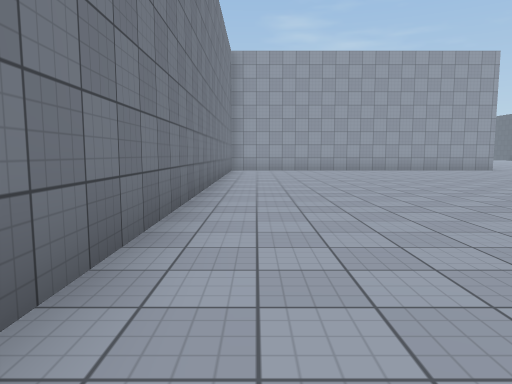
View 1 (above)

24 first-person views from a walk through a 3-D level made in the Unity game engine. The camera is 1.3 m above the floor, tilts 6° down and sees 70° across. The floor is counted in squares, 2 m on a side. Each view is taken from the middle of a square. On the plan, view 1 faces up. The plan holds only what a view shows up to about 11 squares ahead; the rest is blank. The place goes on beyond the plan. Surface patterns are stand-ins for the level's own textures.

View 2
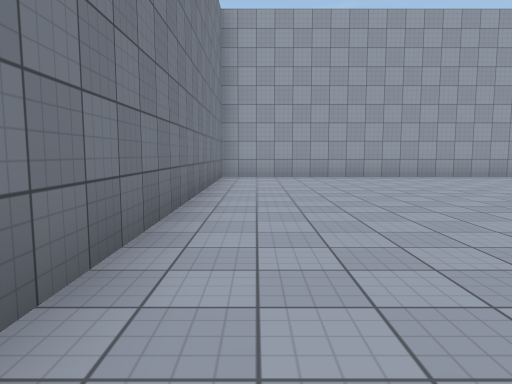

View 3
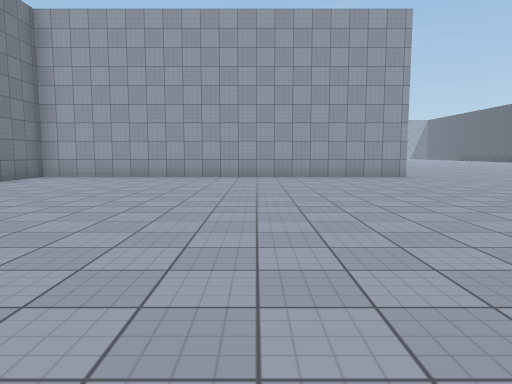

View 4
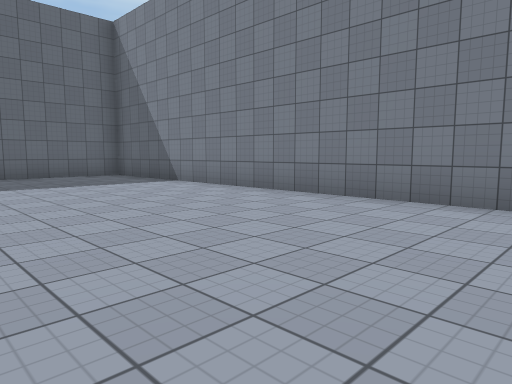

View 5
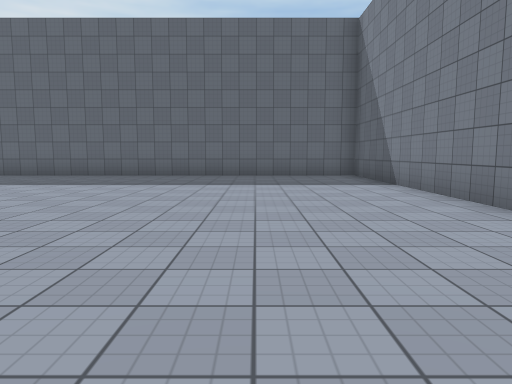

View 6
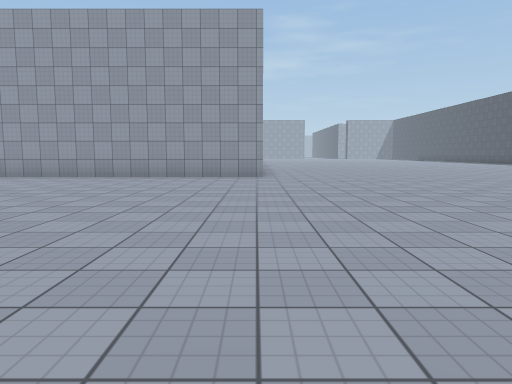

View 7
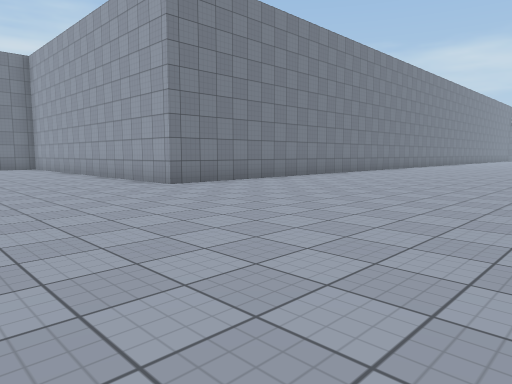

View 8
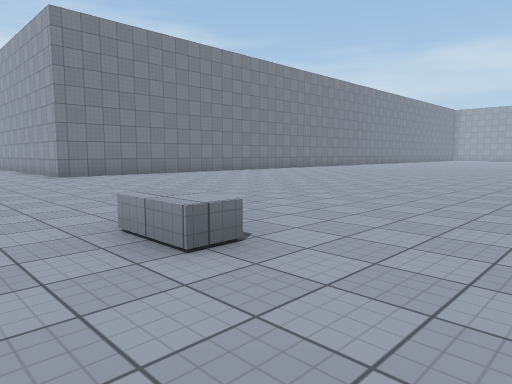

View 9
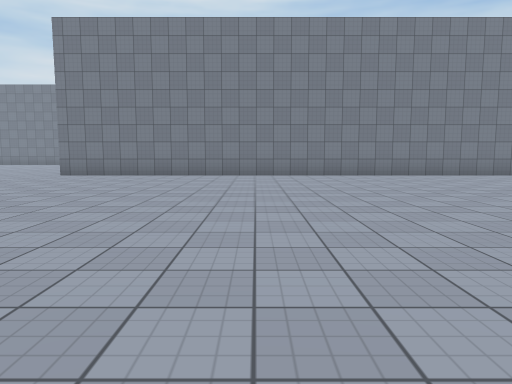

View 10
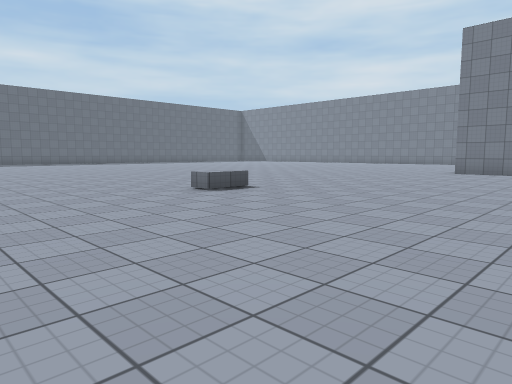

View 11
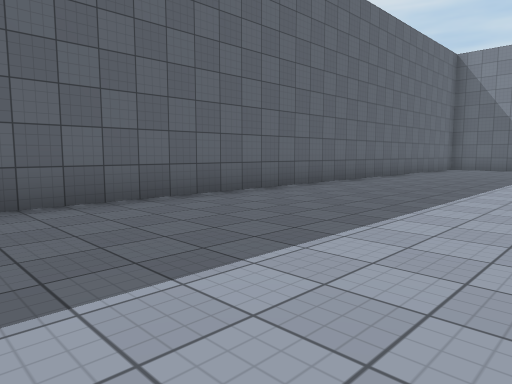

View 12
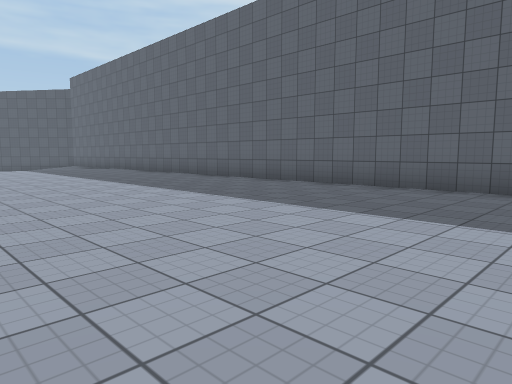

View 13
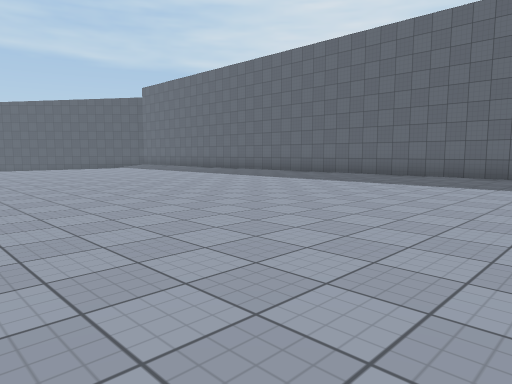

View 14
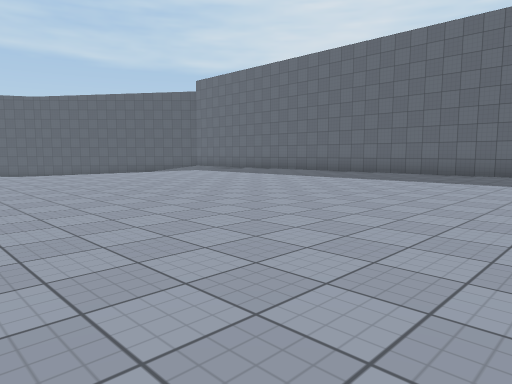

View 15
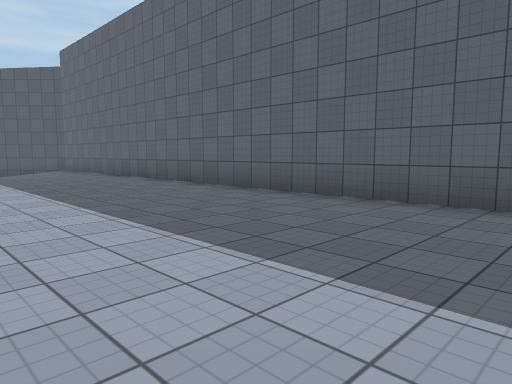

View 16
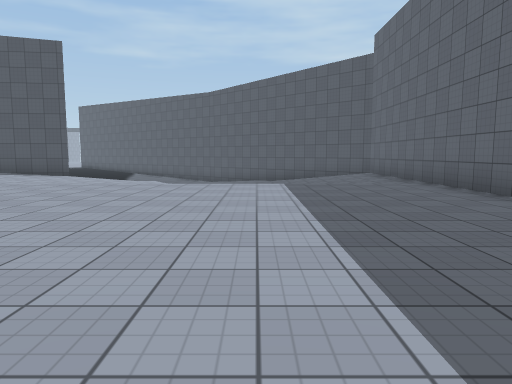

View 17
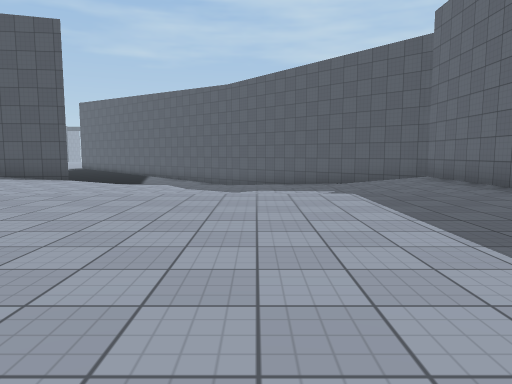

View 18
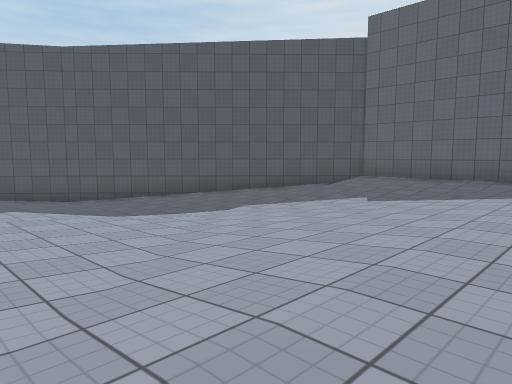

View 19
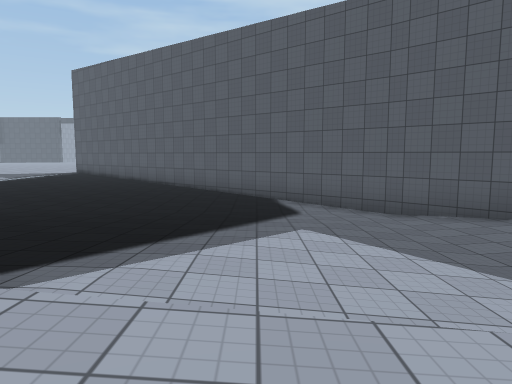

View 20
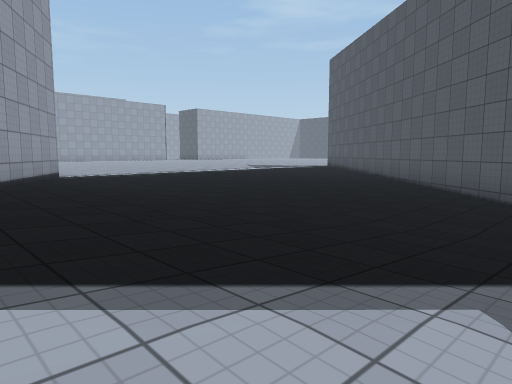

View 21
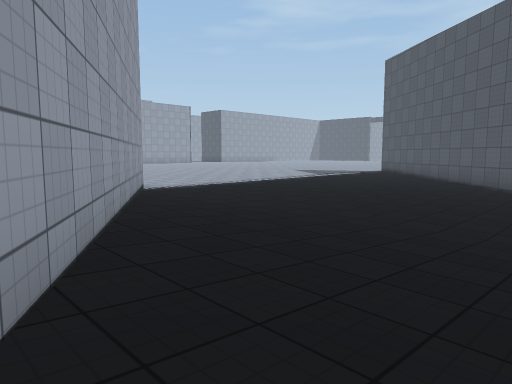

View 22
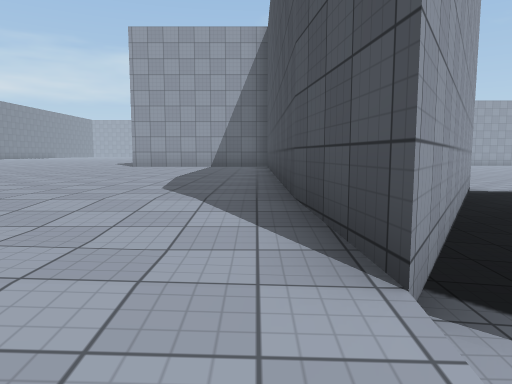

View 23
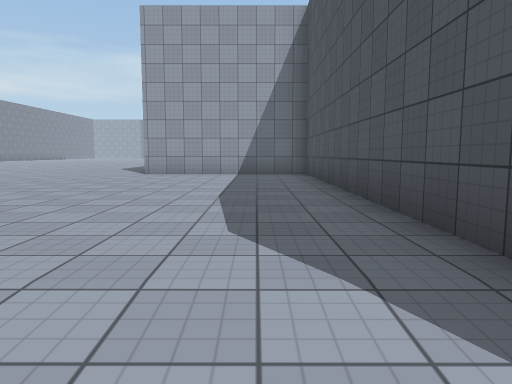

View 24
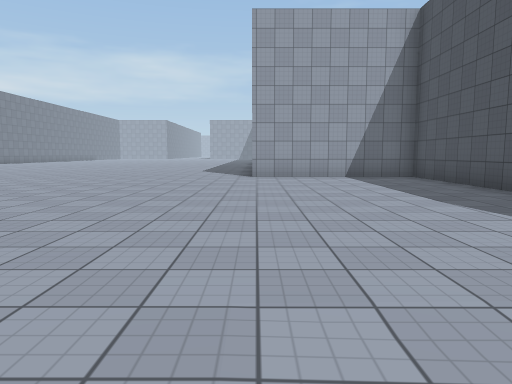

### Floor plan
Key: @ floor where view 1 was taken; # wall or solid block; . main floor; - floor 0.25 m lower than the main floor; _ floor 0.5 m lower than the main floor; < floor 0.75 m lower than the main floor; ( floor 1 m lower than the main floor; ! floor 1.25 m lower than the main floor; ? floor 1.5 m lower than the main floor; / step, stairs or slope; v drop or lower ground; O other object.
Columns run from 1 left of view 1 to 42 right of it. Each row starts with its distance up from view 1.
 25           #....
 24           #...... ..
 23           #.........
 22           #.........
 21           #..........
 20           #...........
 19           #..........
 18           #.............
 17           #.............
 16           #.............
 15 ###########...............######
 14 #..............................#
 13 #.................OO...........#    <<
 12 #..............................#   <<<
 11 #..............................#   <<<<<
 10 #..............................#  #<<<<<
  9 #..............  ..............#  #<<<<<<
  8 #.............   ..... ........# ##((((((((
  7 #............     ....  .......# vv((((((((#
  6 #............      ...  .......#vvv(((((((##
  5 #....... ...  ....  ..   ......#vvv(!!!!!##
  4 #......   .............   . .--#<<((!!!!##
  3 #.....    ..................---_<((!!!!##
  2 #.....    .................-////<((!!!!#
  1 #.....    .................//////((!??##
  0 #@.....   .................////!!!!! ##
 -1 #.......  .................////(!!!?##
 -2 #.......  .................////////##
 -3 #..........................///////(#
 -4 #..........................//////(#
 -5 #..........................--///<##
 -6 #..........................----_##
 -7 #################################

Where each view was taken, in squares from view 1:
view 1: 0 up, 0 right, facing up
view 2: 4 up, 0 right, facing up
view 3: 4 up, 5 right, facing up
view 4: 4 up, 4 right, facing down-left
view 5: 4 up, 2 right, facing down
view 6: 4 up, 9 right, facing up
view 7: 10 up, 16 right, facing up-left
view 8: 11 up, 20 right, facing up-left
view 9: 20 up, 20 right, facing left
view 10: 18 up, 22 right, facing down-left
view 11: 2 down, 15 right, facing down-left
view 12: 0 up, 9 right, facing down-right
view 13: 4 up, 9 right, facing down-right
view 14: 5 up, 13 right, facing down-right
view 15: 2 down, 14 right, facing down-right
view 16: 3 down, 17 right, facing right
view 17: 2 down, 19 right, facing right
view 18: 3 up, 24 right, facing down-right
view 19: 2 up, 28 right, facing right
view 20: 1 up, 31 right, facing up-right
view 21: 3 up, 30 right, facing up-right
view 22: 2 up, 29 right, facing up
view 23: 4 up, 28 right, facing up
view 24: 4 up, 25 right, facing up
